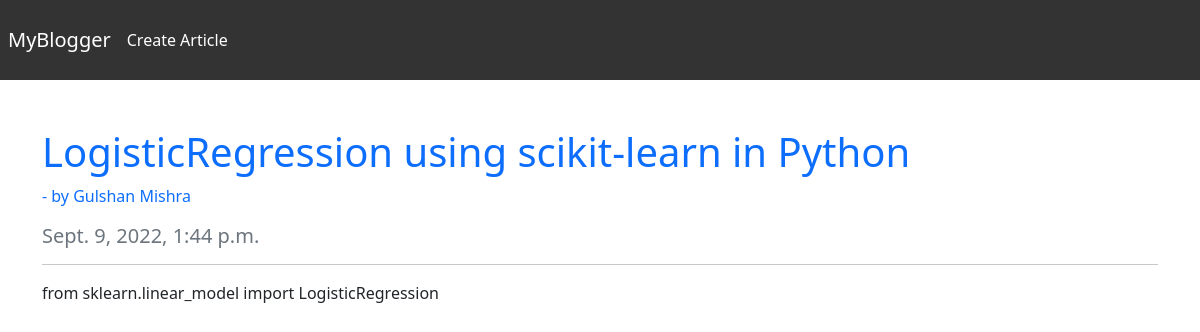
The page /articles/2 on the database its author committed.
### main/models.py (models this page shows, shortened)
class Article(models.Model):
    title = models.CharField(max_length=256)
    content = models.TextField(null=True, blank=True)
    createdAt = models.DateTimeField(auto_now_add=True, null=True, blank=True)
    author = models.ForeignKey('Author', on_delete=models.CASCADE, blank=True, null=True)

class Author(models.Model):
    name = models.CharField(max_length=256)
    def __str__(self):
        return self.name

### main/views.py (the view)
# urls.py: path('articles/<int:pk>', views.article),
def article(request, pk):
    try:
        article = models.Article.objects.get(pk=pk)
    except:
        raise Http404()
    context = {
        "article": article
    }
    return render(request, 'main/article.html', context)

### templates/main/article.html
{% extends 'main/base.html' %}
{% block content %}
<div class="container" style="margin-top: 8rem">
    <h1 class="text-primary">{{ article.title }}</h1>
    <p class="text-muted">
        <a href="/author/{{article.author.id}}" class="link-primary" style="text-decoration: none">
            - by {{ article.author }}
        </a>
    </p>
    <h5 class="text-secondary">{{ article.createdAt }}</h5>
    <hr>
    <p class="mt-20">
        {{ article.content | safe }}
    </p>
</div>
{% endblock %}

### templates/main/base.html (style rules this page uses)
body { background-image: url("https://wallpapercave.com/wp/wp6751611.jpg"); background-size: cover; }

### rows shown on the page
Article: title "LogisticRegression using scikit-learn in Python", author "Gulshan Mishra", createdAt "Sept. 9, 2022, 1:44 p.m.", content "from sklearn.linear_model import LogisticRegression"
